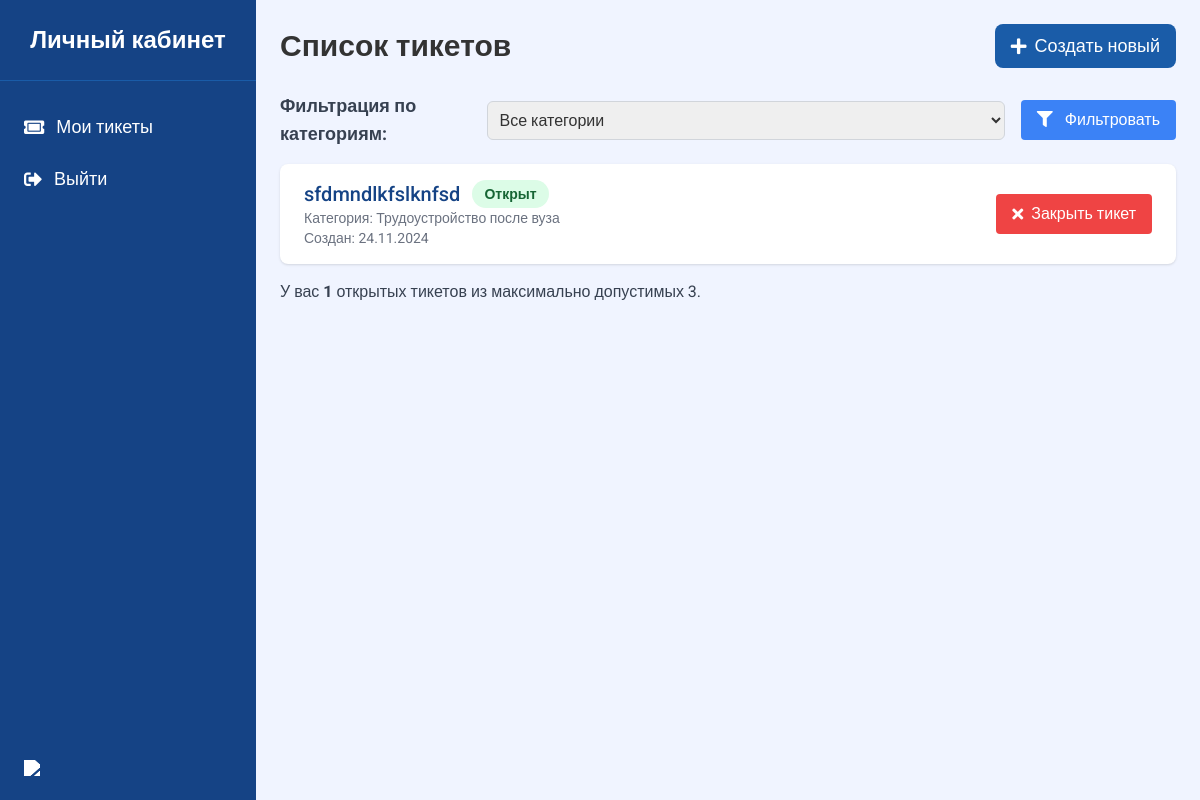
The app's page /user/ (signed in), older data.
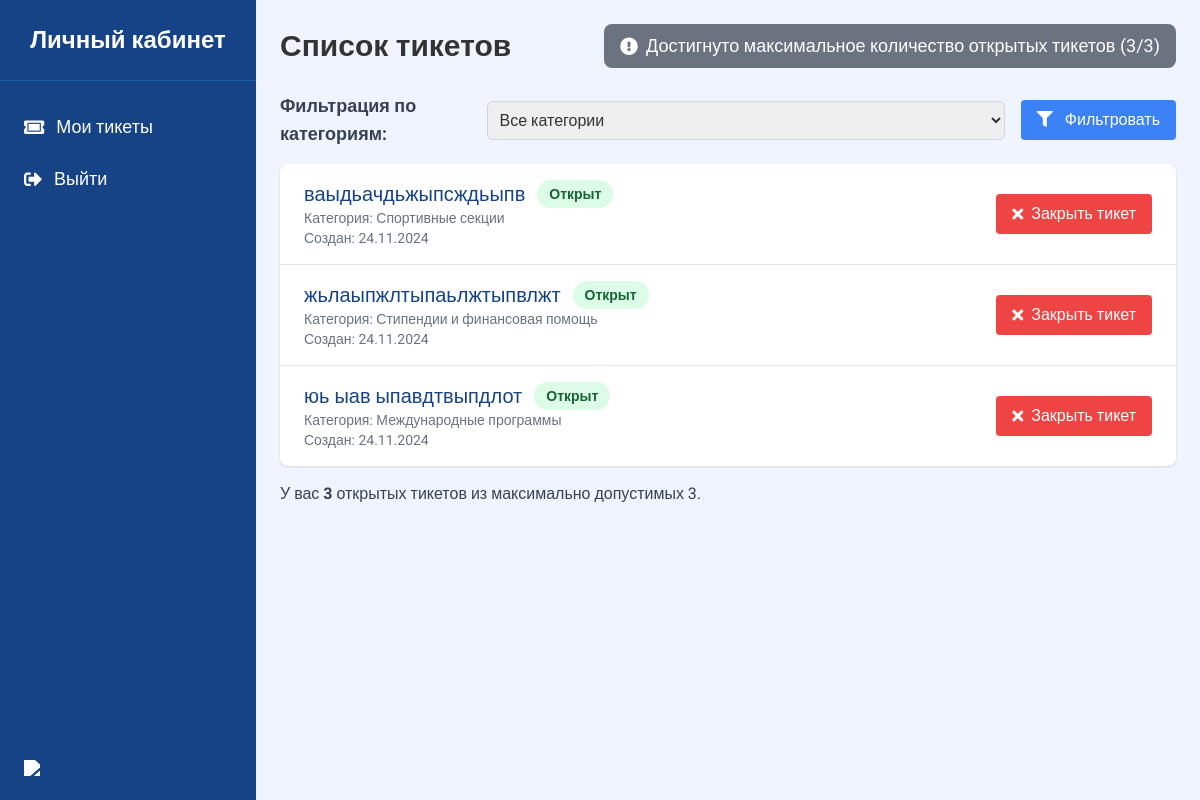
The same page, newer data.
### assistant/models.py (models this page shows, shortened)
class Ticket(models.Model):
    STATUS_CHOICES = [
        ('open', 'Открыт'),
        ('in_progress', 'В процессе'),
        ('closed', 'Закрыт'),
    ]
    title = models.CharField(max_length=255, verbose_name="Заголовок")
    description = models.TextField(verbose_name="Описание")
    author = models.ForeignKey(
        settings.AUTH_USER_MODEL,
        on_delete=models.SET_NULL,
        related_name="created_tickets",
        verbose_name="Автор",
        null=True
    )
    mentor = models.ForeignKey(
        settings.AUTH_USER_MODEL,
        on_delete=models.SET_NULL,
        related_name="assigned_tickets",
        blank=True,
        null=True,
        verbose_name="Ответственный наставник"
    )
    category = models.ForeignKey(
        Category,
        on_delete=models.SET_NULL,
        null=True,
        blank=True,
        verbose_name="Категория"
    )
    status = models.CharField(
        max_length=20,
        choices=STATUS_CHOICES,
        default='open',
        verbose_name="Статус"
    )
    created_at = models.DateTimeField(auto_now_add=True, verbose_name="Дата создания")
    updated_at = models.DateTimeField(auto_now=True, verbose_name="Дата обновления")

class Category(models.Model):
    name = models.CharField(max_length=100, unique=True, verbose_name="Название категории")
    description = models.TextField(blank=True, null=True, verbose_name="Описание")

### personal_ticket/views.py (the view)
# urls.py: path('', profile_ticket_list, name="profile_ticket_list"),
@login_required
def profile_ticket_list(request):
    user = request.user
    tickets = Ticket.objects.all()
    category_id = request.GET.get('category')
    if category_id:
        tickets = tickets.filter(category_id=category_id)
    tickets = tickets.exclude(status='closed')
    categories = Category.objects.all()
    if user.role == "mentor":
        print(user.role)
        return render(request, 'ticket_mentor.html', {'tickets': tickets, 'categories': categories})
    elif user.role == "student":
        tickets = Ticket.objects.filter(author=user, status__in=['open', 'in_progress'])
        if category_id:
            tickets = tickets.filter(category_id=category_id)
        open_ticket_count = Ticket.objects.filter(author=user, status__in=['open', 'in_progress']).count()
        can_create_ticket = open_ticket_count < 3
        context = {
            'tickets': tickets,
            'categories': categories,
            'can_create_ticket': can_create_ticket,
            'open_ticket_count': open_ticket_count,
        }
        return render(request, 'user_ticket.html', context)

### templates/user_ticket.html (shortened to what the changed rows need)
<!DOCTYPE html>
<html lang="ru">
<head>
    <script src="https://cdn.tailwindcss.com"></script>
    <link rel="stylesheet" href="https://cdnjs.cloudflare.com/ajax/libs/font-awesome/5.15.3/css/all.min.css">
</head>
<body class="bg-[#F0F4FF] text-[#333333]">
    <div class="flex flex-col md:flex-row">
        <main class="flex-1 p-6 md:ml-64">
            <div class="heder flex flex-col md:flex-row md:items-center md:justify-between">
                <h1 class="text-2xl md:text-3xl font-bold mb-4 md:mb-0">Список тикетов</h1>
                {% if can_create_ticket %}
                <div class="flex-shrink-0">
                    <a href="{% url 'create_ticket' %}" class="flex items-center text-lg bg-[#1a5ca8] hover:bg-[#3a75c4] text-white rounded-lg py-2 px-4 transition-colors">
                        <i class="fas fa-plus mr-2"></i> Создать новый
                    </a>
                </div>
                {% else %}
                <div class="flex items-center text-lg bg-gray-500 text-white rounded-lg py-2 px-4 cursor-not-allowed">
                    <i class="fas fa-exclamation-circle mr-2"></i>
                    <span>Достигнуто максимальное количество открытых тикетов ({{ open_ticket_count }}/3)</span>
                </div>
                {% endif %}
            </div>
            <div class="bg-white shadow overflow-hidden sm:rounded-lg">
                <ul class="divide-y divide-gray-200">
                    {% for ticket in tickets %}
                    <li class="px-4 py-4 sm:px-6">
                        <div class="flex flex-col md:flex-row md:items-center md:justify-between">
                            <a href="{% url 'ticket_detail' ticket_id=ticket.id %}" class="flex-1">
                                <div>
                                    <div class="flex flex-col md:flex-row md:items-center">
                                        <h2 class="text-xl font-medium text-[#154385] truncate">{{ ticket.title }}</h2>
                                        <p class="mt-2 md:mt-0 md:ml-3 px-3 py-1 inline-flex text-sm leading-5 font-semibold rounded-full bg-green-100 text-green-800">
                                            {{ ticket.get_status_display }}
                                        </p>
                                    </div>
                                    <p class="text-sm text-gray-500">Категория: {{ ticket.category.name }}</p>
                                    <p class="text-sm text-gray-500">Создан: {{ ticket.created_at|date:"d.m.Y" }}</p>
                                </div>
                            </a>
                            <div class="mt-4 md:mt-0">
                                {% if ticket.status != 'closed' %}
                                <form method="post" action="{% url 'close_ticket' ticket.id %}">
                                    <button type="submit" class="flex items-center text-white bg-red-500 hover:bg-red-600 rounded px-4 py-2 transition-colors">
                                        <i class="fas fa-times mr-2"></i> Закрыть тикет
                                    </button>
                                </form>
                                {% endif %}
                            </div>
                        </div>
                    </li>
                    {% empty %}
                    <li class="px-4 py-4 sm:px-6 text-center text-gray-500">Нет тикетов для отображения.</li>
                    {% endfor %}
                </ul>
            </div>
            <div class="mt-4">
                <p class="text-gray-700">У вас <strong>{{ open_ticket_count }}</strong> открытых тикетов из максимально допустимых 3.</p>
            </div>
        </main>
    </div>
</body>
</html>

Row changes from the older to the newer data that the page shows:
no longer on this page (row edited): Ticket: title "sfdmndlkfslknfsd", status "Открыт", category.name "Трудоустройство после вуза", created_at "24.11.2024", shows "Закрыть тикет"
added Ticket: title "ваыдьачдьжыпсждьыпв", status "Открыт", category.name "Спортивные секции", created_at "24.11.2024", shows "Закрыть тикет"
added Ticket: title "жьлаыпжлтыпаьлжтыпвлжт", status "Открыт", category.name "Стипендии и финансовая помощь", created_at "24.11.2024", shows "Закрыть тикет"
added Ticket: title "юь ыав ыпавдтвыпдлот", status "Открыт", category.name "Международные программы", created_at "24.11.2024", shows "Закрыть тикет"
Text that changed along with them:
{{ open_ticket_count }}: (not shown) → "3"
{{ open_ticket_count }}: "1" → "3"
text no longer shown: "Создать новый"
text now shown: "Достигнуто максимальное количество открытых тикетов ( /3)"
